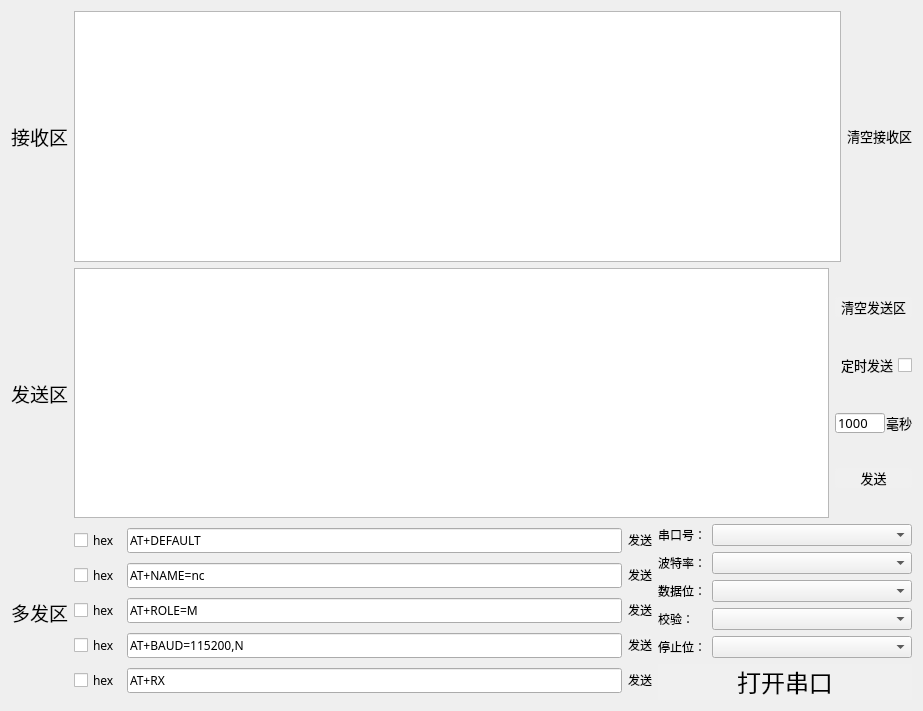
<?xml version="1.0" encoding="UTF-8"?>
<ui version="4.0">
 <class>sendandreceive</class>
 <widget class="QWidget" name="sendandreceive">
  <property name="geometry">
   <rect>
    <x>0</x>
    <y>0</y>
    <width>923</width>
    <height>711</height>
   </rect>
  </property>
  <property name="windowTitle">
   <string>Form</string>
  </property>
  <property name="styleSheet">
   <string notr="true"/>
  </property>
  <layout class="QVBoxLayout" name="verticalLayout_2">
   <item>
    <layout class="QHBoxLayout" name="horizontalLayout">
     <item>
      <widget class="QLabel" name="label_receive">
       <property name="minimumSize">
        <size>
         <width>0</width>
         <height>0</height>
        </size>
       </property>
       <property name="font">
        <font>
         <family>阿里巴巴普惠体 Medium</family>
         <pointsize>14</pointsize>
        </font>
       </property>
       <property name="text">
        <string>接收区</string>
       </property>
      </widget>
     </item>
     <item>
      <widget class="QTextEdit" name="SerialPortDataShow">
       <property name="minimumSize">
        <size>
         <width>0</width>
         <height>0</height>
        </size>
       </property>
       <property name="font">
        <font>
         <pointsize>10</pointsize>
        </font>
       </property>
       <property name="layoutDirection">
        <enum>Qt::LeftToRight</enum>
       </property>
      </widget>
     </item>
     <item>
      <widget class="QPushButton" name="bt_clearshow">
       <property name="minimumSize">
        <size>
         <width>10</width>
         <height>20</height>
        </size>
       </property>
       <property name="palette">
        <palette>
         <active>
          <colorrole role="WindowText">
           <brush brushstyle="SolidPattern">
            <color alpha="255">
             <red>0</red>
             <green>0</green>
             <blue>0</blue>
            </color>
           </brush>
          </colorrole>
          <colorrole role="Button">
           <brush brushstyle="SolidPattern">
            <color alpha="255">
             <red>233</red>
             <green>206</green>
             <blue>235</blue>
            </color>
           </brush>
          </colorrole>
          <colorrole role="Light">
           <brush brushstyle="SolidPattern">
            <color alpha="255">
             <red>255</red>
             <green>255</green>
             <blue>255</blue>
            </color>
           </brush>
          </colorrole>
          <colorrole role="Midlight">
           <brush brushstyle="SolidPattern">
            <color alpha="255">
             <red>255</red>
             <green>255</green>
             <blue>255</blue>
            </color>
           </brush>
          </colorrole>
          <colorrole role="Dark">
           <brush brushstyle="SolidPattern">
            <color alpha="255">
             <red>127</red>
             <green>127</green>
             <blue>127</blue>
            </color>
           </brush>
          </colorrole>
          <colorrole role="Mid">
           <brush brushstyle="SolidPattern">
            <color alpha="255">
             <red>170</red>
             <green>170</green>
             <blue>170</blue>
            </color>
           </brush>
          </colorrole>
          <colorrole role="Text">
           <brush brushstyle="SolidPattern">
            <color alpha="255">
             <red>0</red>
             <green>0</green>
             <blue>0</blue>
            </color>
           </brush>
          </colorrole>
          <colorrole role="BrightText">
           <brush brushstyle="SolidPattern">
            <color alpha="255">
             <red>255</red>
             <green>255</green>
             <blue>255</blue>
            </color>
           </brush>
          </colorrole>
          <colorrole role="ButtonText">
           <brush brushstyle="SolidPattern">
            <color alpha="255">
             <red>0</red>
             <green>0</green>
             <blue>0</blue>
            </color>
           </brush>
          </colorrole>
          <colorrole role="Base">
           <brush brushstyle="SolidPattern">
            <color alpha="255">
             <red>233</red>
             <green>206</green>
             <blue>235</blue>
            </color>
           </brush>
          </colorrole>
          <colorrole role="Window">
           <brush brushstyle="SolidPattern">
            <color alpha="255">
             <red>233</red>
             <green>206</green>
             <blue>235</blue>
            </color>
           </brush>
          </colorrole>
          <colorrole role="Shadow">
           <brush brushstyle="SolidPattern">
            <color alpha="255">
             <red>0</red>
             <green>0</green>
             <blue>0</blue>
            </color>
           </brush>
          </colorrole>
          <colorrole role="AlternateBase">
           <brush brushstyle="SolidPattern">
            <color alpha="255">
             <red>255</red>
             <green>255</green>
             <blue>255</blue>
            </color>
           </brush>
          </colorrole>
          <colorrole role="ToolTipBase">
           <brush brushstyle="SolidPattern">
            <color alpha="255">
             <red>255</red>
             <green>255</green>
             <blue>220</blue>
            </color>
           </brush>
          </colorrole>
          <colorrole role="ToolTipText">
           <brush brushstyle="SolidPattern">
            <color alpha="255">
             <red>0</red>
             <green>0</green>
             <blue>0</blue>
            </color>
           </brush>
          </colorrole>
          <colorrole role="PlaceholderText">
           <brush brushstyle="SolidPattern">
            <color alpha="128">
             <red>0</red>
             <green>0</green>
             <blue>0</blue>
            </color>
           </brush>
          </colorrole>
         </active>
         <inactive>
          <colorrole role="WindowText">
           <brush brushstyle="SolidPattern">
            <color alpha="255">
             <red>0</red>
             <green>0</green>
             <blue>0</blue>
            </color>
           </brush>
          </colorrole>
          <colorrole role="Button">
           <brush brushstyle="SolidPattern">
            <color alpha="255">
             <red>233</red>
             <green>206</green>
             <blue>235</blue>
            </color>
           </brush>
          </colorrole>
          <colorrole role="Light">
           <brush brushstyle="SolidPattern">
            <color alpha="255">
             <red>255</red>
             <green>255</green>
             <blue>255</blue>
            </color>
           </brush>
          </colorrole>
          <colorrole role="Midlight">
           <brush brushstyle="SolidPattern">
            <color alpha="255">
             <red>255</red>
             <green>255</green>
             <blue>255</blue>
            </color>
           </brush>
          </colorrole>
          <colorrole role="Dark">
           <brush brushstyle="SolidPattern">
            <color alpha="255">
             <red>127</red>
             <green>127</green>
             <blue>127</blue>
            </color>
           </brush>
          </colorrole>
          <colorrole role="Mid">
           <brush brushstyle="SolidPattern">
            <color alpha="255">
             <red>170</red>
             <green>170</green>
             <blue>170</blue>
            </color>
           </brush>
          </colorrole>
          <colorrole role="Text">
           <brush brushstyle="SolidPattern">
            <color alpha="255">
             <red>0</red>
             <green>0</green>
             <blue>0</blue>
            </color>
           </brush>
          </colorrole>
          <colorrole role="BrightText">
           <brush brushstyle="SolidPattern">
            <color alpha="255">
             <red>255</red>
             <green>255</green>
             <blue>255</blue>
            </color>
           </brush>
          </colorrole>
          <colorrole role="ButtonText">
           <brush brushstyle="SolidPattern">
            <color alpha="255">
             <red>0</red>
             <green>0</green>
             <blue>0</blue>
            </color>
           </brush>
          </colorrole>
          <colorrole role="Base">
           <brush brushstyle="SolidPattern">
            <color alpha="255">
             <red>233</red>
             <green>206</green>
             <blue>235</blue>
            </color>
           </brush>
          </colorrole>
          <colorrole role="Window">
           <brush brushstyle="SolidPattern">
            <color alpha="255">
             <red>233</red>
             <green>206</green>
             <blue>235</blue>
            </color>
           </brush>
          </colorrole>
          <colorrole role="Shadow">
           <brush brushstyle="SolidPattern">
            <color alpha="255">
             <red>0</red>
             <green>0</green>
             <blue>0</blue>
            </color>
           </brush>
          </colorrole>
          <colorrole role="AlternateBase">
           <brush brushstyle="SolidPattern">
            <color alpha="255">
             <red>255</red>
             <green>255</green>
             <blue>255</blue>
            </color>
           </brush>
          </colorrole>
          <colorrole role="ToolTipBase">
           <brush brushstyle="SolidPattern">
            <color alpha="255">
             <red>255</red>
             <green>255</green>
             <blue>220</blue>
            </color>
           </brush>
          </colorrole>
          <colorrole role="ToolTipText">
           <brush brushstyle="SolidPattern">
            <color alpha="255">
             <red>0</red>
             <green>0</green>
             <blue>0</blue>
            </color>
           </brush>
          </colorrole>
          <colorrole role="PlaceholderText">
           <brush brushstyle="SolidPattern">
            <color alpha="128">
             <red>0</red>
             <green>0</green>
             <blue>0</blue>
            </color>
           </brush>
          </colorrole>
         </inactive>
         <disabled>
          <colorrole role="WindowText">
           <brush brushstyle="SolidPattern">
            <color alpha="255">
             <red>0</red>
             <green>0</green>
             <blue>0</blue>
            </color>
           </brush>
          </colorrole>
          <colorrole role="Button">
           <brush brushstyle="SolidPattern">
            <color alpha="255">
             <red>233</red>
             <green>206</green>
             <blue>235</blue>
            </color>
           </brush>
          </colorrole>
          <colorrole role="Light">
           <brush brushstyle="SolidPattern">
            <color alpha="255">
             <red>255</red>
             <green>255</green>
             <blue>255</blue>
            </color>
           </brush>
          </colorrole>
          <colorrole role="Midlight">
           <brush brushstyle="SolidPattern">
            <color alpha="255">
             <red>255</red>
             <green>255</green>
             <blue>255</blue>
            </color>
           </brush>
          </colorrole>
          <colorrole role="Dark">
           <brush brushstyle="SolidPattern">
            <color alpha="255">
             <red>127</red>
             <green>127</green>
             <blue>127</blue>
            </color>
           </brush>
          </colorrole>
          <colorrole role="Mid">
           <brush brushstyle="SolidPattern">
            <color alpha="255">
             <red>170</red>
             <green>170</green>
             <blue>170</blue>
            </color>
           </brush>
          </colorrole>
          <colorrole role="Text">
           <brush brushstyle="SolidPattern">
            <color alpha="255">
             <red>0</red>
             <green>0</green>
             <blue>0</blue>
            </color>
           </brush>
          </colorrole>
          <colorrole role="BrightText">
           <brush brushstyle="SolidPattern">
            <color alpha="255">
             <red>255</red>
             <green>255</green>
             <blue>255</blue>
            </color>
           </brush>
          </colorrole>
          <colorrole role="ButtonText">
           <brush brushstyle="SolidPattern">
            <color alpha="255">
             <red>0</red>
             <green>0</green>
             <blue>0</blue>
            </color>
           </brush>
          </colorrole>
          <colorrole role="Base">
           <brush brushstyle="SolidPattern">
            <color alpha="255">
             <red>233</red>
             <green>206</green>
             <blue>235</blue>
            </color>
           </brush>
          </colorrole>
          <colorrole role="Window">
           <brush brushstyle="SolidPattern">
            <color alpha="255">
             <red>233</red>
             <green>206</green>
             <blue>235</blue>
            </color>
           </brush>
          </colorrole>
          <colorrole role="Shadow">
           <brush brushstyle="SolidPattern">
            <color alpha="255">
             <red>0</red>
             <green>0</green>
             <blue>0</blue>
            </color>
           </brush>
          </colorrole>
          <colorrole role="AlternateBase">
           <brush brushstyle="SolidPattern">
            <color alpha="255">
             <red>255</red>
             <green>255</green>
             <blue>255</blue>
            </color>
           </brush>
          </colorrole>
          <colorrole role="ToolTipBase">
           <brush brushstyle="SolidPattern">
            <color alpha="255">
             <red>255</red>
             <green>255</green>
             <blue>220</blue>
            </color>
           </brush>
          </colorrole>
          <colorrole role="ToolTipText">
           <brush brushstyle="SolidPattern">
            <color alpha="255">
             <red>0</red>
             <green>0</green>
             <blue>0</blue>
            </color>
           </brush>
          </colorrole>
          <colorrole role="PlaceholderText">
           <brush brushstyle="SolidPattern">
            <color alpha="128">
             <red>0</red>
             <green>0</green>
             <blue>0</blue>
            </color>
           </brush>
          </colorrole>
         </disabled>
        </palette>
       </property>
       <property name="font">
        <font>
         <family>阿里巴巴普惠体 Medium</family>
         <pointsize>10</pointsize>
         <weight>50</weight>
         <bold>false</bold>
         <kerning>true</kerning>
        </font>
       </property>
       <property name="whatsThis">
        <string notr="true"/>
       </property>
       <property name="layoutDirection">
        <enum>Qt::LeftToRight</enum>
       </property>
       <property name="styleSheet">
        <string notr="true">QPushButton 
{ 
	background-color: rgb(255，255，255); 
	border-radius: 3px; 
	color: rgb(0, 0, 0); 
} 
QPushButton:hover 
{ 
	background-color: rgb(220, 220, 220);

}</string>
       </property>
       <property name="text">
        <string>清空接收区</string>
       </property>
       <property name="icon">
        <iconset resource="Resources.qrc">
         <normaloff>:/image/default.png</normaloff>:/image/default.png</iconset>
       </property>
      </widget>
     </item>
     <item>
      <layout class="QVBoxLayout" name="verticalLayout"/>
     </item>
    </layout>
   </item>
   <item>
    <layout class="QHBoxLayout" name="horizontalLayout_3"/>
   </item>
   <item>
    <layout class="QHBoxLayout" name="horizontalLayout_2">
     <item>
      <widget class="QLabel" name="label_send">
       <property name="font">
        <font>
         <family>阿里巴巴普惠体 Medium</family>
         <pointsize>14</pointsize>
        </font>
       </property>
       <property name="text">
        <string>发送区</string>
       </property>
      </widget>
     </item>
     <item>
      <widget class="QTextEdit" name="SerialPortDataSend">
       <property name="minimumSize">
        <size>
         <width>0</width>
         <height>0</height>
        </size>
       </property>
       <property name="font">
        <font>
         <pointsize>10</pointsize>
        </font>
       </property>
       <property name="layoutDirection">
        <enum>Qt::LeftToRight</enum>
       </property>
      </widget>
     </item>
     <item>
      <layout class="QVBoxLayout" name="verticalLayout_3">
       <item>
        <widget class="QPushButton" name="bt_clearsend">
         <property name="sizePolicy">
          <sizepolicy hsizetype="Minimum" vsizetype="Fixed">
           <horstretch>0</horstretch>
           <verstretch>0</verstretch>
          </sizepolicy>
         </property>
         <property name="palette">
          <palette>
           <active>
            <colorrole role="WindowText">
             <brush brushstyle="SolidPattern">
              <color alpha="255">
               <red>0</red>
               <green>0</green>
               <blue>0</blue>
              </color>
             </brush>
            </colorrole>
            <colorrole role="Button">
             <brush brushstyle="SolidPattern">
              <color alpha="255">
               <red>240</red>
               <green>240</green>
               <blue>240</blue>
              </color>
             </brush>
            </colorrole>
            <colorrole role="Light">
             <brush brushstyle="SolidPattern">
              <color alpha="255">
               <red>255</red>
               <green>255</green>
               <blue>255</blue>
              </color>
             </brush>
            </colorrole>
            <colorrole role="Midlight">
             <brush brushstyle="SolidPattern">
              <color alpha="255">
               <red>255</red>
               <green>255</green>
               <blue>255</blue>
              </color>
             </brush>
            </colorrole>
            <colorrole role="Dark">
             <brush brushstyle="SolidPattern">
              <color alpha="255">
               <red>127</red>
               <green>127</green>
               <blue>127</blue>
              </color>
             </brush>
            </colorrole>
            <colorrole role="Mid">
             <brush brushstyle="SolidPattern">
              <color alpha="255">
               <red>170</red>
               <green>170</green>
               <blue>170</blue>
              </color>
             </brush>
            </colorrole>
            <colorrole role="Text">
             <brush brushstyle="SolidPattern">
              <color alpha="255">
               <red>0</red>
               <green>0</green>
               <blue>0</blue>
              </color>
             </brush>
            </colorrole>
            <colorrole role="BrightText">
             <brush brushstyle="SolidPattern">
              <color alpha="255">
               <red>255</red>
               <green>255</green>
               <blue>255</blue>
              </color>
             </brush>
            </colorrole>
            <colorrole role="ButtonText">
             <brush brushstyle="SolidPattern">
              <color alpha="255">
               <red>0</red>
               <green>0</green>
               <blue>0</blue>
              </color>
             </brush>
            </colorrole>
            <colorrole role="Base">
             <brush brushstyle="SolidPattern">
              <color alpha="255">
               <red>240</red>
               <green>240</green>
               <blue>240</blue>
              </color>
             </brush>
            </colorrole>
            <colorrole role="Window">
             <brush brushstyle="SolidPattern">
              <color alpha="255">
               <red>240</red>
               <green>240</green>
               <blue>240</blue>
              </color>
             </brush>
            </colorrole>
            <colorrole role="Shadow">
             <brush brushstyle="SolidPattern">
              <color alpha="255">
               <red>0</red>
               <green>0</green>
               <blue>0</blue>
              </color>
             </brush>
            </colorrole>
            <colorrole role="AlternateBase">
             <brush brushstyle="SolidPattern">
              <color alpha="255">
               <red>255</red>
               <green>255</green>
               <blue>255</blue>
              </color>
             </brush>
            </colorrole>
            <colorrole role="ToolTipBase">
             <brush brushstyle="SolidPattern">
              <color alpha="255">
               <red>255</red>
               <green>255</green>
               <blue>220</blue>
              </color>
             </brush>
            </colorrole>
            <colorrole role="ToolTipText">
             <brush brushstyle="SolidPattern">
              <color alpha="255">
               <red>0</red>
               <green>0</green>
               <blue>0</blue>
              </color>
             </brush>
            </colorrole>
            <colorrole role="PlaceholderText">
             <brush brushstyle="NoBrush">
              <color alpha="128">
               <red>0</red>
               <green>0</green>
               <blue>0</blue>
              </color>
             </brush>
            </colorrole>
           </active>
           <inactive>
            <colorrole role="WindowText">
             <brush brushstyle="SolidPattern">
              <color alpha="255">
               <red>0</red>
               <green>0</green>
               <blue>0</blue>
              </color>
             </brush>
            </colorrole>
            <colorrole role="Button">
             <brush brushstyle="SolidPattern">
              <color alpha="255">
               <red>240</red>
               <green>240</green>
               <blue>240</blue>
              </color>
             </brush>
            </colorrole>
            <colorrole role="Light">
             <brush brushstyle="SolidPattern">
              <color alpha="255">
               <red>255</red>
               <green>255</green>
               <blue>255</blue>
              </color>
             </brush>
            </colorrole>
            <colorrole role="Midlight">
             <brush brushstyle="SolidPattern">
              <color alpha="255">
               <red>255</red>
               <green>255</green>
               <blue>255</blue>
              </color>
             </brush>
            </colorrole>
            <colorrole role="Dark">
             <brush brushstyle="SolidPattern">
              <color alpha="255">
               <red>127</red>
               <green>127</green>
               <blue>127</blue>
              </color>
             </brush>
            </colorrole>
            <colorrole role="Mid">
             <brush brushstyle="SolidPattern">
              <color alpha="255">
               <red>170</red>
               <green>170</green>
               <blue>170</blue>
              </color>
             </brush>
            </colorrole>
            <colorrole role="Text">
             <brush brushstyle="SolidPattern">
              <color alpha="255">
               <red>0</red>
               <green>0</green>
               <blue>0</blue>
              </color>
             </brush>
            </colorrole>
            <colorrole role="BrightText">
             <brush brushstyle="SolidPattern">
              <color alpha="255">
               <red>255</red>
               <green>255</green>
               <blue>255</blue>
              </color>
             </brush>
            </colorrole>
            <colorrole role="ButtonText">
             <brush brushstyle="SolidPattern">
              <color alpha="255">
               <red>0</red>
               <green>0</green>
               <blue>0</blue>
              </color>
             </brush>
            </colorrole>
            <colorrole role="Base">
             <brush brushstyle="SolidPattern">
              <color alpha="255">
               <red>240</red>
               <green>240</green>
               <blue>240</blue>
              </color>
             </brush>
            </colorrole>
            <colorrole role="Window">
             <brush brushstyle="SolidPattern">
              <color alpha="255">
               <red>240</red>
               <green>240</green>
               <blue>240</blue>
              </color>
             </brush>
            </colorrole>
            <colorrole role="Shadow">
             <brush brushstyle="SolidPattern">
              <color alpha="255">
               <red>0</red>
               <green>0</green>
               <blue>0</blue>
              </color>
             </brush>
            </colorrole>
            <colorrole role="AlternateBase">
             <brush brushstyle="SolidPattern">
              <color alpha="255">
               <red>255</red>
               <green>255</green>
               <blue>255</blue>
              </color>
             </brush>
            </colorrole>
            <colorrole role="ToolTipBase">
             <brush brushstyle="SolidPattern">
              <color alpha="255">
               <red>255</red>
               <green>255</green>
               <blue>220</blue>
              </color>
             </brush>
            </colorrole>
            <colorrole role="ToolTipText">
             <brush brushstyle="SolidPattern">
              <color alpha="255">
               <red>0</red>
               <green>0</green>
               <blue>0</blue>
              </color>
             </brush>
            </colorrole>
            <colorrole role="PlaceholderText">
             <brush brushstyle="NoBrush">
              <color alpha="128">
               <red>0</red>
               <green>0</green>
               <blue>0</blue>
              </color>
             </brush>
            </colorrole>
           </inactive>
           <disabled>
            <colorrole role="WindowText">
             <brush brushstyle="SolidPattern">
              <color alpha="255">
               <red>0</red>
               <green>0</green>
               <blue>0</blue>
              </color>
             </brush>
            </colorrole>
            <colorrole role="Button">
             <brush brushstyle="SolidPattern">
              <color alpha="255">
               <red>240</red>
               <green>240</green>
               <blue>240</blue>
              </color>
             </brush>
            </colorrole>
            <colorrole role="Light">
             <brush brushstyle="SolidPattern">
              <color alpha="255">
               <red>255</red>
               <green>255</green>
               <blue>255</blue>
              </color>
             </brush>
            </colorrole>
            <colorrole role="Midlight">
             <brush brushstyle="SolidPattern">
              <color alpha="255">
               <red>255</red>
               <green>255</green>
               <blue>255</blue>
              </color>
             </brush>
            </colorrole>
            <colorrole role="Dark">
             <brush brushstyle="SolidPattern">
              <color alpha="255">
               <red>127</red>
               <green>127</green>
               <blue>127</blue>
              </color>
             </brush>
            </colorrole>
            <colorrole role="Mid">
             <brush brushstyle="SolidPattern">
              <color alpha="255">
               <red>170</red>
               <green>170</green>
               <blue>170</blue>
              </color>
             </brush>
            </colorrole>
            <colorrole role="Text">
             <brush brushstyle="SolidPattern">
              <color alpha="255">
               <red>0</red>
               <green>0</green>
               <blue>0</blue>
              </color>
             </brush>
            </colorrole>
            <colorrole role="BrightText">
             <brush brushstyle="SolidPattern">
              <color alpha="255">
               <red>255</red>
               <green>255</green>
               <blue>255</blue>
              </color>
             </brush>
            </colorrole>
            <colorrole role="ButtonText">
             <brush brushstyle="SolidPattern">
              <color alpha="255">
               <red>0</red>
               <green>0</green>
               <blue>0</blue>
              </color>
             </brush>
            </colorrole>
            <colorrole role="Base">
             <brush brushstyle="SolidPattern">
              <color alpha="255">
               <red>240</red>
               <green>240</green>
               <blue>240</blue>
              </color>
             </brush>
            </colorrole>
            <colorrole role="Window">
             <brush brushstyle="SolidPattern">
              <color alpha="255">
               <red>240</red>
               <green>240</green>
               <blue>240</blue>
              </color>
             </brush>
            </colorrole>
            <colorrole role="Shadow">
             <brush brushstyle="SolidPattern">
              <color alpha="255">
               <red>0</red>
               <green>0</green>
               <blue>0</blue>
              </color>
             </brush>
            </colorrole>
            <colorrole role="AlternateBase">
             <brush brushstyle="SolidPattern">
              <color alpha="255">
               <red>255</red>
               <green>255</green>
               <blue>255</blue>
              </color>
             </brush>
            </colorrole>
            <colorrole role="ToolTipBase">
             <brush brushstyle="SolidPattern">
              <color alpha="255">
               <red>255</red>
               <green>255</green>
               <blue>220</blue>
              </color>
             </brush>
            </colorrole>
            <colorrole role="ToolTipText">
             <brush brushstyle="SolidPattern">
              <color alpha="255">
               <red>0</red>
               <green>0</green>
               <blue>0</blue>
              </color>
             </brush>
            </colorrole>
            <colorrole role="PlaceholderText">
             <brush brushstyle="NoBrush">
              <color alpha="128">
               <red>0</red>
               <green>0</green>
               <blue>0</blue>
              </color>
             </brush>
            </colorrole>
           </disabled>
          </palette>
         </property>
         <property name="font">
          <font>
           <family>阿里巴巴普惠体 Medium</family>
           <pointsize>10</pointsize>
          </font>
         </property>
         <property name="styleSheet">
          <string notr="true">QPushButton 
{ 
	background-color: rgb(240,240,240); 
	border-radius: 3px; 
	color: rgb(0, 0, 0); 
} 
QPushButton:hover 
{ 
	background-color: rgb(220, 220, 220); 
}</string>
         </property>
         <property name="text">
          <string>清空发送区</string>
         </property>
         <property name="icon">
          <iconset resource="Resources.qrc">
           <normaloff>:/image/default.png</normaloff>:/image/default.png</iconset>
         </property>
        </widget>
       </item>
       <item>
        <widget class="QCheckBox" name="cb_autosend">
         <property name="font">
          <font>
           <family>阿里巴巴普惠体 Medium</family>
           <pointsize>10</pointsize>
          </font>
         </property>
         <property name="layoutDirection">
          <enum>Qt::RightToLeft</enum>
         </property>
         <property name="text">
          <string>定时发送</string>
         </property>
         <property name="icon">
          <iconset resource="Resources.qrc">
           <normaloff>:/image/sw.png</normaloff>:/image/sw.png</iconset>
         </property>
        </widget>
       </item>
       <item>
        <layout class="QHBoxLayout" name="horizontalLayout_4">
         <property name="spacing">
          <number>1</number>
         </property>
         <property name="sizeConstraint">
          <enum>QLayout::SetDefaultConstraint</enum>
         </property>
         <item>
          <widget class="QLineEdit" name="send_period">
           <property name="sizePolicy">
            <sizepolicy hsizetype="Fixed" vsizetype="Fixed">
             <horstretch>0</horstretch>
             <verstretch>0</verstretch>
            </sizepolicy>
           </property>
           <property name="minimumSize">
            <size>
             <width>10</width>
             <height>10</height>
            </size>
           </property>
           <property name="maximumSize">
            <size>
             <width>50</width>
             <height>20</height>
            </size>
           </property>
           <property name="font">
            <font>
             <family>阿里巴巴普惠体 Medium</family>
             <pointsize>10</pointsize>
            </font>
           </property>
           <property name="text">
            <string>1000</string>
           </property>
          </widget>
         </item>
         <item>
          <widget class="QLabel" name="label">
           <property name="sizePolicy">
            <sizepolicy hsizetype="Fixed" vsizetype="Fixed">
             <horstretch>0</horstretch>
             <verstretch>0</verstretch>
            </sizepolicy>
           </property>
           <property name="font">
            <font>
             <family>阿里巴巴普惠体 Medium</family>
             <pointsize>10</pointsize>
            </font>
           </property>
           <property name="text">
            <string>毫秒</string>
           </property>
          </widget>
         </item>
        </layout>
       </item>
       <item>
        <widget class="QPushButton" name="bt_sendserialdata">
         <property name="sizePolicy">
          <sizepolicy hsizetype="Minimum" vsizetype="Fixed">
           <horstretch>0</horstretch>
           <verstretch>0</verstretch>
          </sizepolicy>
         </property>
         <property name="font">
          <font>
           <family>阿里巴巴普惠体 Medium</family>
           <pointsize>10</pointsize>
          </font>
         </property>
         <property name="styleSheet">
          <string notr="true">QPushButton 
{ 
	background-color: rgb(240,240,240); 
	border-radius: 3px; 
	color: rgb(0, 0, 0); 
} 
QPushButton:hover 
{ 
	background-color: rgb(220, 220, 220); 
}</string>
         </property>
         <property name="text">
          <string>发送</string>
         </property>
         <property name="icon">
          <iconset resource="Resources.qrc">
           <normaloff>:/image/send/send.png</normaloff>:/image/send/send.png</iconset>
         </property>
        </widget>
       </item>
      </layout>
     </item>
    </layout>
   </item>
   <item>
    <layout class="QHBoxLayout" name="horizontalLayout_9">
     <item>
      <widget class="QLabel" name="label_multisend">
       <property name="font">
        <font>
         <family>阿里巴巴普惠体 Medium</family>
         <pointsize>14</pointsize>
        </font>
       </property>
       <property name="text">
        <string>多发区</string>
       </property>
      </widget>
     </item>
     <item>
      <layout class="QGridLayout" name="gridLayout_2">
       <item row="4" column="2">
        <widget class="QPushButton" name="bt_send5">
         <property name="font">
          <font>
           <family>阿里巴巴普惠体 Medium</family>
          </font>
         </property>
         <property name="styleSheet">
          <string notr="true">QPushButton 
{ 
	background-color: rgb(240,240,240); 
	border-radius: 3px; 
	color: rgb(0, 0, 0); 
} 
QPushButton:hover 
{ 
	background-color: rgb(220, 220, 220); 
}</string>
         </property>
         <property name="text">
          <string>发送</string>
         </property>
         <property name="icon">
          <iconset resource="Resources.qrc">
           <normaloff>:/image/send/send.png</normaloff>:/image/send/send.png</iconset>
         </property>
        </widget>
       </item>
       <item row="3" column="0">
        <widget class="QCheckBox" name="cb_hex4">
         <property name="font">
          <font>
           <family>阿里巴巴普惠体 Medium</family>
          </font>
         </property>
         <property name="text">
          <string>hex</string>
         </property>
        </widget>
       </item>
       <item row="1" column="1">
        <widget class="QLineEdit" name="lineEdit2">
         <property name="font">
          <font>
           <family>阿里巴巴普惠体 Medium</family>
          </font>
         </property>
         <property name="text">
          <string>AT+NAME=nc</string>
         </property>
        </widget>
       </item>
       <item row="2" column="1">
        <widget class="QLineEdit" name="lineEdit3">
         <property name="font">
          <font>
           <family>阿里巴巴普惠体 Medium</family>
          </font>
         </property>
         <property name="text">
          <string>AT+ROLE=M</string>
         </property>
        </widget>
       </item>
       <item row="4" column="1">
        <widget class="QLineEdit" name="lineEdit5">
         <property name="font">
          <font>
           <family>阿里巴巴普惠体 Medium</family>
          </font>
         </property>
         <property name="text">
          <string>AT+RX</string>
         </property>
        </widget>
       </item>
       <item row="3" column="1">
        <widget class="QLineEdit" name="lineEdit4">
         <property name="maximumSize">
          <size>
           <width>16777215</width>
           <height>16777215</height>
          </size>
         </property>
         <property name="font">
          <font>
           <family>阿里巴巴普惠体 Medium</family>
          </font>
         </property>
         <property name="text">
          <string>AT+BAUD=115200,N</string>
         </property>
        </widget>
       </item>
       <item row="1" column="2">
        <widget class="QPushButton" name="bt_send2">
         <property name="font">
          <font>
           <family>阿里巴巴普惠体 Medium</family>
          </font>
         </property>
         <property name="styleSheet">
          <string notr="true">QPushButton 
{ 
	background-color: rgb(240,240,240); 
	border-radius: 3px; 
	color: rgb(0, 0, 0); 
} 
QPushButton:hover 
{ 
	background-color: rgb(220, 220, 220); 
}</string>
         </property>
         <property name="text">
          <string>发送</string>
         </property>
         <property name="icon">
          <iconset resource="Resources.qrc">
           <normaloff>:/image/send/send.png</normaloff>:/image/send/send.png</iconset>
         </property>
        </widget>
       </item>
       <item row="0" column="1">
        <widget class="QLineEdit" name="lineEdit1">
         <property name="minimumSize">
          <size>
           <width>0</width>
           <height>0</height>
          </size>
         </property>
         <property name="font">
          <font>
           <family>阿里巴巴普惠体 Medium</family>
          </font>
         </property>
         <property name="text">
          <string>AT+DEFAULT</string>
         </property>
        </widget>
       </item>
       <item row="2" column="0">
        <widget class="QCheckBox" name="cb_hex3">
         <property name="font">
          <font>
           <family>阿里巴巴普惠体 Medium</family>
          </font>
         </property>
         <property name="text">
          <string>hex</string>
         </property>
        </widget>
       </item>
       <item row="3" column="2">
        <widget class="QPushButton" name="bt_send4">
         <property name="font">
          <font>
           <family>阿里巴巴普惠体 Medium</family>
          </font>
         </property>
         <property name="styleSheet">
          <string notr="true">QPushButton 
{ 
	background-color: rgb(240,240,240); 
	border-radius: 3px; 
	color: rgb(0, 0, 0); 
} 
QPushButton:hover 
{ 
	background-color: rgb(220, 220, 220); 
}</string>
         </property>
         <property name="text">
          <string>发送</string>
         </property>
         <property name="icon">
          <iconset resource="Resources.qrc">
           <normaloff>:/image/send/send.png</normaloff>:/image/send/send.png</iconset>
         </property>
        </widget>
       </item>
       <item row="1" column="0">
        <widget class="QCheckBox" name="cb_hex2">
         <property name="font">
          <font>
           <family>阿里巴巴普惠体 Medium</family>
          </font>
         </property>
         <property name="text">
          <string>hex</string>
         </property>
        </widget>
       </item>
       <item row="4" column="0">
        <widget class="QCheckBox" name="cb_hex5">
         <property name="font">
          <font>
           <family>阿里巴巴普惠体 Medium</family>
          </font>
         </property>
         <property name="text">
          <string>hex</string>
         </property>
        </widget>
       </item>
       <item row="0" column="2">
        <widget class="QPushButton" name="bt_send1">
         <property name="font">
          <font>
           <family>阿里巴巴普惠体 Medium</family>
          </font>
         </property>
         <property name="styleSheet">
          <string notr="true">QPushButton 
{ 
	background-color: rgb(240,240,240); 
	border-radius: 3px; 
	color: rgb(0, 0, 0); 
} 
QPushButton:hover 
{ 
	background-color: rgb(220, 220, 220); 
}</string>
         </property>
         <property name="text">
          <string>发送</string>
         </property>
         <property name="icon">
          <iconset resource="Resources.qrc">
           <normaloff>:/image/send/send.png</normaloff>:/image/send/send.png</iconset>
         </property>
        </widget>
       </item>
       <item row="0" column="0">
        <widget class="QCheckBox" name="cb_hex1">
         <property name="font">
          <font>
           <family>阿里巴巴普惠体 Medium</family>
          </font>
         </property>
         <property name="text">
          <string>hex</string>
         </property>
        </widget>
       </item>
       <item row="2" column="2">
        <widget class="QPushButton" name="bt_send3">
         <property name="font">
          <font>
           <family>阿里巴巴普惠体 Medium</family>
          </font>
         </property>
         <property name="styleSheet">
          <string notr="true">QPushButton 
{ 
	background-color: rgb(240,240,240); 
	border-radius: 3px; 
	color: rgb(0, 0, 0); 
} 
QPushButton:hover 
{ 
	background-color: rgb(220, 220, 220); 
}</string>
         </property>
         <property name="text">
          <string>发送</string>
         </property>
         <property name="icon">
          <iconset resource="Resources.qrc">
           <normaloff>:/image/send/send.png</normaloff>:/image/send/send.png</iconset>
         </property>
        </widget>
       </item>
      </layout>
     </item>
     <item>
      <layout class="QVBoxLayout" name="verticalLayout_4">
       <item>
        <layout class="QGridLayout" name="gridLayout">
         <item row="4" column="1">
          <widget class="QLabel" name="SerialPortStopBit">
           <property name="font">
            <font>
             <family>阿里巴巴普惠体 Medium</family>
            </font>
           </property>
           <property name="text">
            <string>停止位：</string>
           </property>
          </widget>
         </item>
         <item row="0" column="1">
          <widget class="QLabel" name="SerialPortNum">
           <property name="font">
            <font>
             <family>阿里巴巴普惠体 Medium</family>
            </font>
           </property>
           <property name="text">
            <string>串口号：</string>
           </property>
          </widget>
         </item>
         <item row="1" column="1">
          <widget class="QLabel" name="SerialPortBaud">
           <property name="font">
            <font>
             <family>阿里巴巴普惠体 Medium</family>
            </font>
           </property>
           <property name="text">
            <string>波特率：</string>
           </property>
          </widget>
         </item>
         <item row="2" column="3">
          <widget class="QComboBox" name="cBox_SerialPortDataNum">
           <property name="minimumSize">
            <size>
             <width>200</width>
             <height>0</height>
            </size>
           </property>
          </widget>
         </item>
         <item row="0" column="3">
          <widget class="QComboBox" name="cBox_SerialPortNum">
           <property name="minimumSize">
            <size>
             <width>200</width>
             <height>0</height>
            </size>
           </property>
          </widget>
         </item>
         <item row="1" column="3">
          <widget class="QComboBox" name="cBox_SerialPortBaud">
           <property name="minimumSize">
            <size>
             <width>200</width>
             <height>0</height>
            </size>
           </property>
          </widget>
         </item>
         <item row="3" column="1">
          <widget class="QLabel" name="SerialPortCheck">
           <property name="font">
            <font>
             <family>阿里巴巴普惠体 Medium</family>
            </font>
           </property>
           <property name="text">
            <string>校验：</string>
           </property>
          </widget>
         </item>
         <item row="2" column="1">
          <widget class="QLabel" name="SerialPortDataNum">
           <property name="font">
            <font>
             <family>阿里巴巴普惠体 Medium</family>
            </font>
           </property>
           <property name="text">
            <string>数据位：</string>
           </property>
          </widget>
         </item>
         <item row="4" column="3">
          <widget class="QComboBox" name="cBox_SerialPortStopBit">
           <property name="minimumSize">
            <size>
             <width>200</width>
             <height>0</height>
            </size>
           </property>
          </widget>
         </item>
         <item row="3" column="3">
          <widget class="QComboBox" name="CBox_SerialPortcheck">
           <property name="minimumSize">
            <size>
             <width>200</width>
             <height>0</height>
            </size>
           </property>
          </widget>
         </item>
        </layout>
       </item>
       <item>
        <widget class="QPushButton" name="opencolse">
         <property name="minimumSize">
          <size>
           <width>0</width>
           <height>12</height>
          </size>
         </property>
         <property name="font">
          <font>
           <family>阿里巴巴普惠体 Medium</family>
           <pointsize>18</pointsize>
          </font>
         </property>
         <property name="styleSheet">
          <string notr="true">QPushButton 
{ 
	background-color: rgb(240,240,240); 
	border-radius: 20px; 
	color: rgb(0, 0, 0); 
} 
QPushButton:hover 
{ 
	background-color: rgb(220, 220, 220); 
}</string>
         </property>
         <property name="text">
          <string>打开串口</string>
         </property>
         <property name="icon">
          <iconset resource="Resources.qrc">
           <normaloff>:/image/closecom.png</normaloff>:/image/closecom.png</iconset>
         </property>
         <property name="iconSize">
          <size>
           <width>40</width>
           <height>40</height>
          </size>
         </property>
        </widget>
       </item>
      </layout>
     </item>
    </layout>
   </item>
  </layout>
 </widget>
 <resources>
  <include location="Resources.qrc"/>
 </resources>
 <connections/>
</ui>
